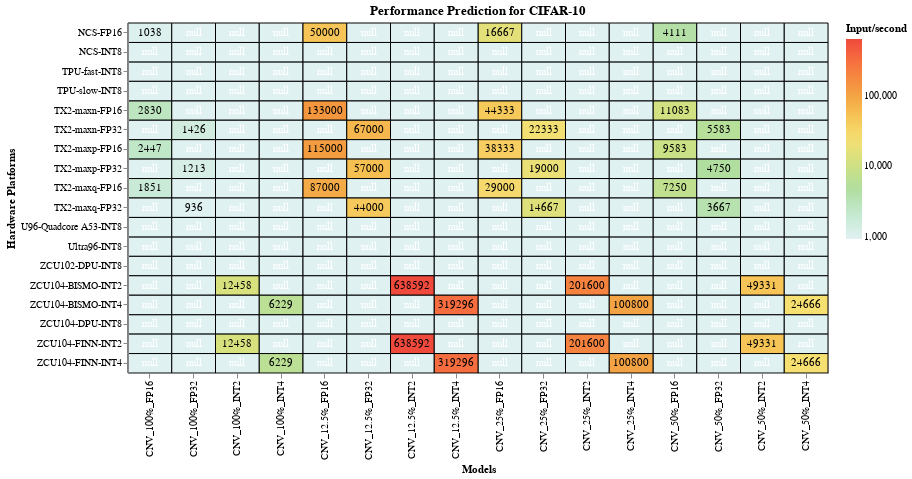

Notebook code cell kept with this figure:
### Markdown cell above
Finally, for CIFAR-10, quantization combined with pruning deliver some of best performance results

### Code cell
#hide_input
%run scripts/altair_plots.py  #run the heatmaps script
#load cifar10 dataset and plot it
heatmap(pd.read_csv("data/cleaned_csv/performance_prediction_cifar10.csv"), 'pink','Performance Prediction for CIFAR-10')

### Figure 1 — Vega-Lite specification as saved in the notebook (floating-point values rounded to 4 significant figures; data arrays with more than 128 entries replaced by an {"elided": "..."} marker saying what was removed)
{"config": {"view": {"continuousWidth": 400, "continuousHeight": 300}}, "layer": [{"mark": {"type": "rect", "invalid": null, "stroke": "black", "strokeWidth": 1}, "encoding": {"color": {"type": "quantitative", "field": "values", "scale": {"scheme": "lightmulti", "type": "log"}, "title": "Input/second"}, "tooltip": [{"type": "quantitative", "field": "values", "title": "Input/sec"}, {"type": "nominal", "field": "x", "title": "Model"}, {"type": "nominal", "field": "y", "title": "Hardware Platform"}], "x": {"type": "ordinal", "field": "x", "title": "Models"}, "y": {"type": "ordinal", "field": "y", "title": "Hardware Platforms"}}, "height": 350, "selection": {"selector005": {"type": "single", "on": "mouseover", "nearest": true}}, "title": "Performance Prediction for CIFAR-10", "width": 700}, {"mark": {"type": "text", "color": "white"}, "encoding": {"color": {"condition": {"value": "black", "test": "(datum.values > 1)"}, "value": "white"}, "text": {"type": "quantitative", "field": "values", "format": ".0f"}, "tooltip": [{"type": "quantitative", "field": "values", "format": ".0f", "title": "Input/sec"}, {"type": "nominal", "field": "x", "title": "Model"}, {"type": "nominal", "field": "y", "title": "Hardware Platform"}], "x": {"type": "ordinal", "field": "x", "title": "Models"}, "y": {"type": "ordinal", "field": "y", "title": "Hardware Platforms"}}}], "data": {"name": "data-10b95e7b8a622a21f08c863203e84549"}, "$schema": "https://vega.github.io/schema/vega-lite/v4.0.2.json", "datasets": {"data-10b95e7b8a622a21f08c863203e84549": {"elided": "288 records"}}}
